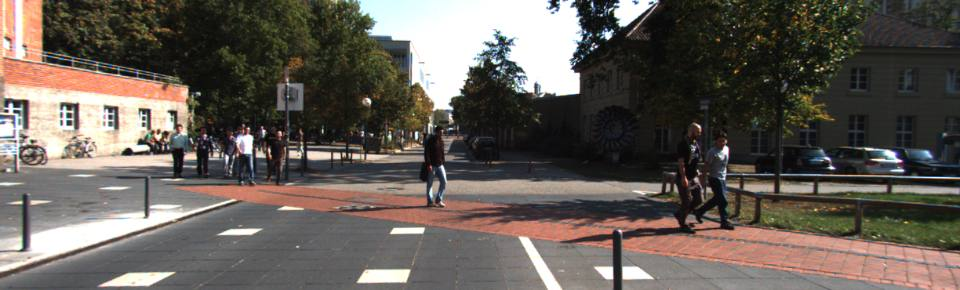
#> input picture docs/site/av/frames/f00016.jpg, 960 x 290 px
$ python pack_frames.py
#> lines starting #> are read from the running program, lines starting #| are printed output that depends on the picture
"""Pack each demo scene's frames into JPEG sprite sheets (4x4, 16 frames per sheet) plus a manifest,
so the release page loads ~17 requests instead of ~270 and a few MB instead of 16 for the warehouse
scene. The page reads `<scene>/sheets.json` when it exists and falls back to per-frame JPEGs when it
does not. The original frames stay in the repo: the reel is rendered from them.

    uv run python scripts/pack_frames.py      # (plain python3 with Pillow also works)
"""
from __future__ import annotations

import json
from pathlib import Path

from PIL import Image

SITE = Path(__file__).resolve().parents[1] / "docs" / "site"
SCENES = {"cctv": SITE, "av": SITE / "av", "drone": SITE / "drone", "robot": SITE / "robot", "manip": SITE / "manip"}
COLS, ROWS, CELL_W, QUALITY = 4, 4, 640, 72


def pack(d: Path) -> None:
    frames = sorted((d / "frames").glob("f*.jpg"))
    if not frames:
        return
    w0, h0 = Image.open(frames[0]).size
#> w0 = 960; h0 = 290
    fw = min(CELL_W, w0)
#> fw = 640
    fh = round(h0 * fw / w0)
#> fh = 193
    per = COLS * ROWS
    out = d / "sheets"
    out.mkdir(exist_ok=True)
    for old in out.glob("sheet_*.jpg"):
        old.unlink()
    names: list[str] = []
    total = 0
    for s in range(0, len(frames), per):
        sheet = Image.new("RGB", (COLS * fw, ROWS * fh), (5, 7, 10))
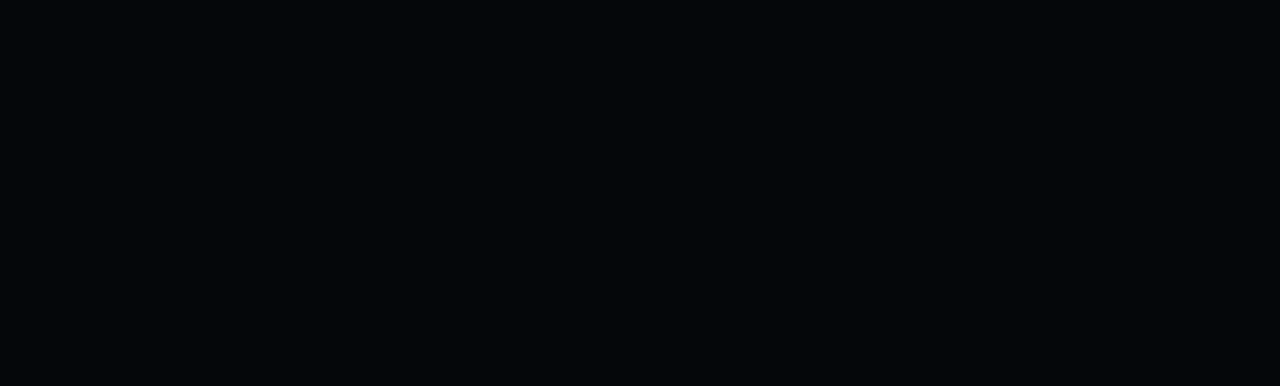
#> sheet: PIL image 2560x772 RGB (shown at 1/2 size); mean R, G, B 5, 7, 10
        for c, p in enumerate(frames[s:s + per]):
            im = Image.open(p).convert("RGB").resize((fw, fh), Image.LANCZOS)
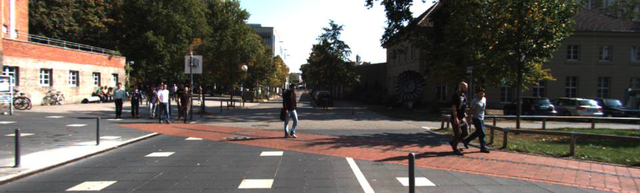
#> im: PIL image 640x193 RGB; mean R, G, B 100.7, 93.8, 86.9
            sheet.paste(im, ((c % COLS) * fw, (c // COLS) * fh))
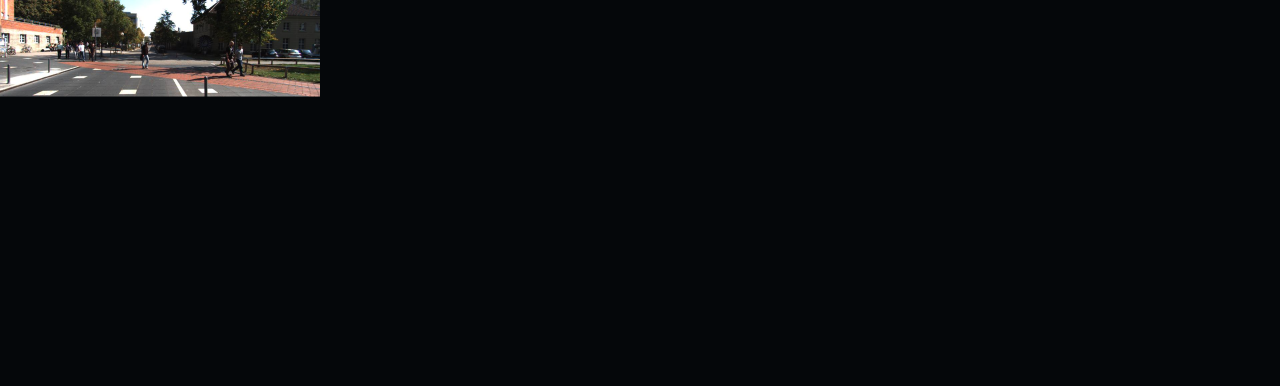
#> sheet: PIL image 2560x772 RGB (shown at 1/2 size); mean R, G, B 11, 12.4, 14.8
        name = f"sheet_{s // per:03d}.jpg"
#> name = 'sheet_000.jpg'
        sheet.save(out / name, "JPEG", quality=QUALITY, optimize=True, progressive=True)
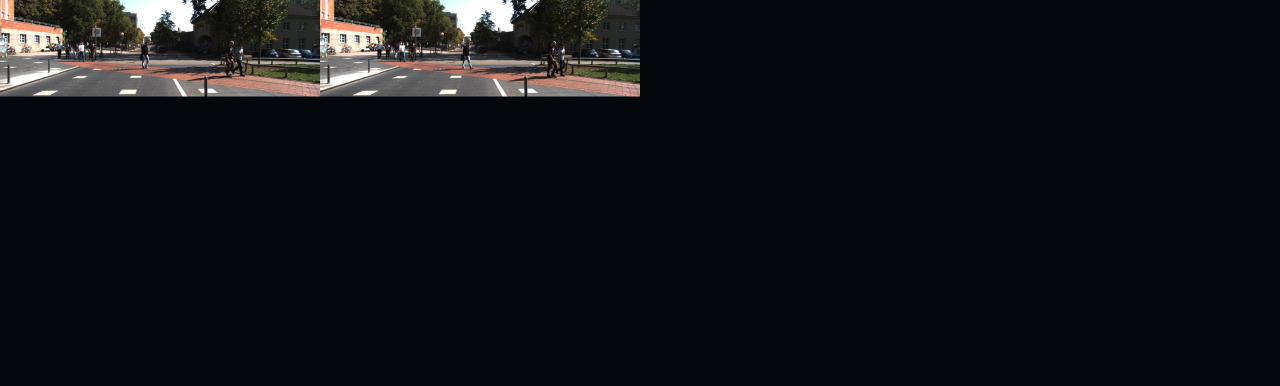
#> saved as sheet_000.jpg: PIL image 2560x772 RGB (shown at 1/2 size); mean R, G, B 17, 17.8, 19.6
        names.append(name)
#> (the run stopped early here; a loop or call above may not have finished)
